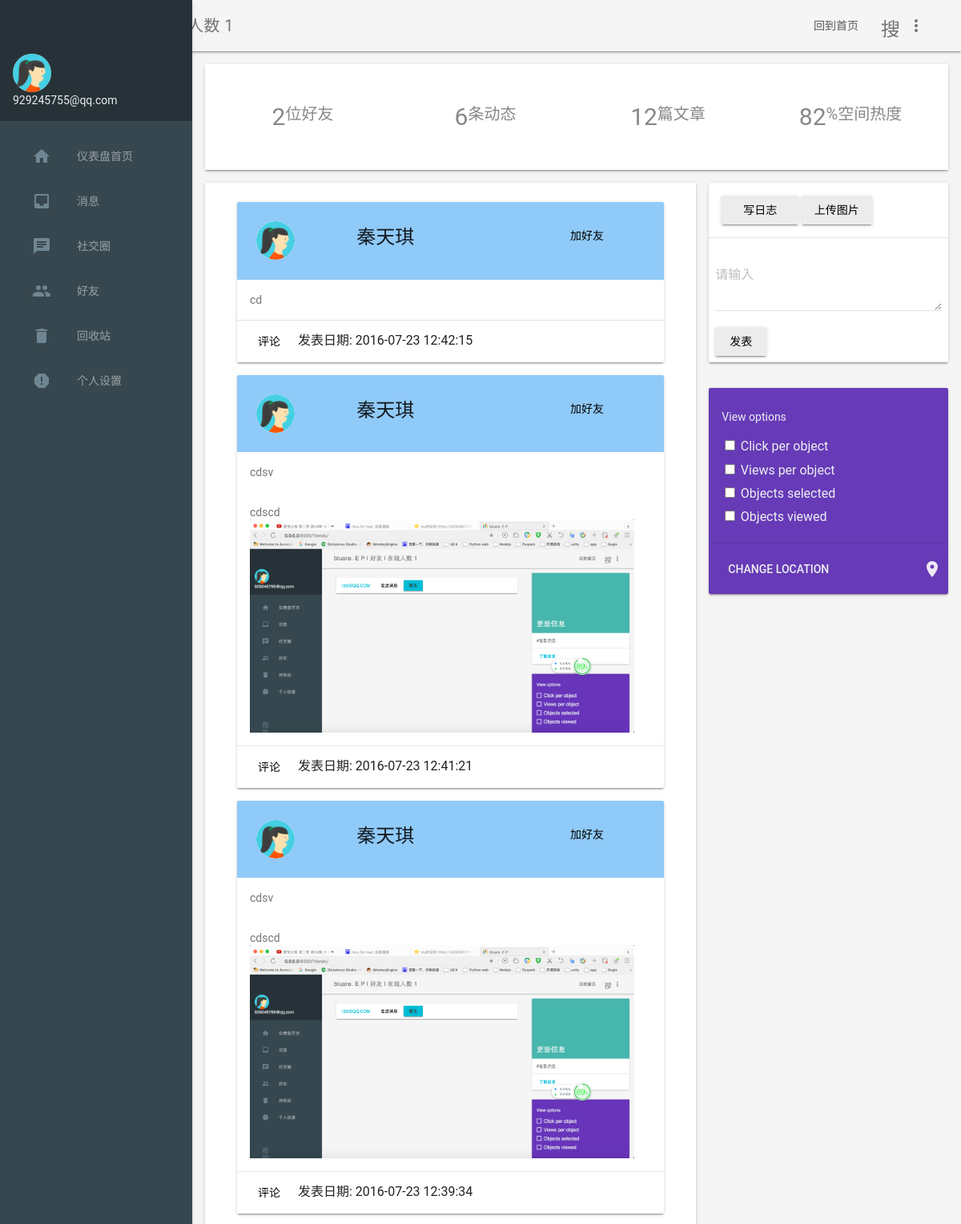
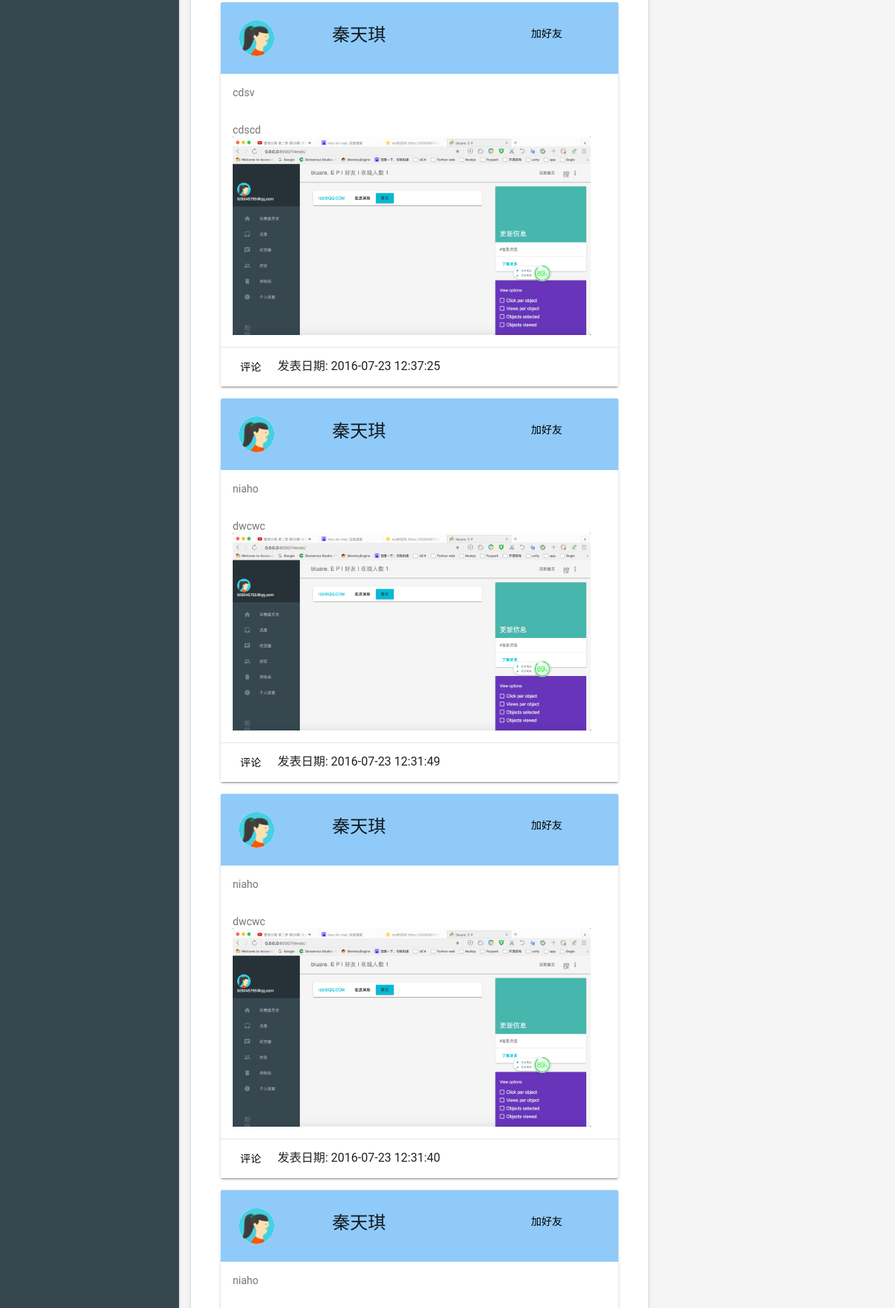
/social/ (signed in, upper part), run on the app's committed database (2 pictures, top to bottom).
### LoginSystem/models.py (models this page shows, shortened)
class Users(models.Model):
    email = models.EmailField(max_length=100)
    head = models.ImageField(upload_to = './static/upload/head',default='./static/images/user.jpg')
    sex = models.CharField(max_length=1,default="中性")
    password = models.TextField(max_length=64)
    username = models.TextField(max_length=100)
    age = models.IntegerField(default=0)
    birthday = models.TextField(max_length=100,default=time.strftime("%Y/%m/%d", time.localtime()))
    phone = models.TextField(max_length=100)
    country = models.TextField(max_length=100)
    is_online = models.BooleanField(max_length=1,default=False)
    register_date = models.DateTimeField(auto_now_add=True, editable = True)

### DashBoard/models.py (models this page shows, shortened)
class PostContent(models.Model):
    email = models.EmailField(max_length=100)
    title = models.TextField(max_length=250,default="")
    content_type = models.CharField(max_length=5,default="动态")
    blog_type = models.CharField(max_length=5,default="游记")
    photo_type = models.CharField(max_length=5,default="游记")
    content = models.TextField(max_length=250)
    image = models.ImageField(upload_to = './static/upload/post/%s'%str(time.strftime( "%Y-%m-%d %X", time.localtime() )),default='./static/images/user.jpg')
    comment = models.TextField
    date = models.TextField(max_length=100,default="2016-01-01 14:22:22")

### DashBoard/views.py (the view)
# urls.py: url(r'^social/', dashboard.social),
def social(request):
    title = "社交"
    allusers = Users.objects.all()
    blogcount = PostContent.objects.exclude(title="").count()
    contentcount = PostContent.objects.count() - blogcount
    postcontent = PostContent.objects.order_by('-id').all()
    user = request.session.get('users')
    try:
        Friends.objects.get(email=user)
    except Friends.DoesNotExist:
        Friends.objects.create(email=user)
    friends = Friends.objects.get(email=user)
    list = json.loads(friends.friends)
    friends_list = len(list)
    userinfo = Users.objects.get(email=user)
    try:
        AddMessage.objects.get(email=user)
    except AddMessage.DoesNotExist:
        AddMessage.objects.create(email=user)
    count_msg = AddMessage.objects.get(email=user)
    count_addmsg = json.loads(count_msg.message)
    count_addmsg = len(count_addmsg)
    if not user:
        return HttpResponseRedirect('/login')
    return render(request, 'users/Dashboard/social.html',{'userinfo':userinfo,
                                                          'online_users':online_users,
                                                          'blogcount':blogcount,
                                                          'allusers':allusers,
                                                          'user':user,
                                                          'title':title,
                                                          'postcontent':postcontent,
                                                          'contentcount':contentcount,
                                                          'friends_list':friends_list,
                                                          'list':list,
                                                          'count_addmsg':count_addmsg})

### templates/users/Dashboard/social.html (shortened to what this page needs)
{% extends 'layouts/dashlayouts/base.html' %}
{% block content %}
<div class="mdl-grid demo-content">
    <div class="demo-charts mdl-color--white mdl-shadow--2dp mdl-cell mdl-cell--12-col mdl-cell--12-col-phone mdl-grid">
        <svg fill="currentColor" width="200px" height="100px" viewBox="0 0 1 1" class="demo-chart mdl-cell mdl-cell--4-col mdl-cell--4-col-phone mdl-cell--3-col-desktop">
            <text x="0.5" y="0.5" font-family="Roboto" font-size="0.3" fill="#888" text-anchor="middle" dy="0.1">{{ friends_list }}<tspan font-size="0.2" dy="-0.07">位好友</tspan></text>
        </svg>
        <svg fill="currentColor" width="200px" height="100px" viewBox="0 0 1 1" class="demo-chart mdl-cell mdl-cell--4-col mdl-cell--4-col-phone mdl-cell--3-col-desktop">
            <text x="0.5" y="0.5" font-family="Roboto" font-size="0.3" fill="#888" text-anchor="middle" dy="0.1">{{ contentcount }}<tspan dy="-0.07" font-size="0.2">条动态</tspan></text>
        </svg>
        <svg fill="currentColor" width="200px" height="100px" viewBox="0 0 1 1" class="demo-chart mdl-cell mdl-cell--4-col mdl-cell--4-col-phone mdl-cell--3-col-desktop">
            <text x="0.5" y="0.5" font-family="Roboto" font-size="0.3" fill="#888" text-anchor="middle" dy="0.1">{{ blogcount }}<tspan dy="-0.07" font-size="0.2">篇文章</tspan></text>
        </svg>
    </div>
    <div class="demo-graphs mdl-shadow--2dp mdl-color--white mdl-cell mdl-cell--8-col">
        {% for content in postcontent %}
            {% if content.email in list %}
                {% for users in allusers %}
                    {% if users.email == content.email %}
                        <div style="margin-left: auto;margin-right: auto" class="demo-updates mdl-card mdl-shadow--2dp mdl-cell mdl-cell--4-col mdl-cell--4-col-tablet mdl-cell--12-col-desktop">
                            <div class="mdl-card--expand mdl-color--blue-200">
                                <div class="mdl-cell mdl-grid mdl-cell--12-col"><div class="mdl-cell mdl-cell--3-col">
                                    <img src="/{{ users.head }}" class="demo-avatar">
                                </div>
                                    <div class="mdl-cell mdl-cell--6-col">
                                        <h2 class="mdl-card__title-text">{{ users.username }}</h2>
                                    </div>
                                    <div class="mdl-cell mdl-cell--3-col">
                                        <button id="show-dialog" type="button" class="mdl-button">加好友</button>
                                    </div>
                                </div>
                            </div>
                            {% if not content.title == "" %}
                                <div class="mdl-card__supporting-text mdl-color-text--grey-600">
                                    {{ content.title }}
                                </div>
                            {% endif %}
                            <div class="mdl-card__supporting-text mdl-color-text--grey-600">
                                {{ content.content }}
                                    {% if not content.image == "./static/images/user.jpg" %}
                                        <img width="100%" src="/{{ content.image }}">
                                    {% endif %}
                            </div>
                            <div class="mdl-card__actions mdl-card--border">
                                <button onclick="Show_Hidden({{ content.id }})" class="mdl-button mdl-js-button mdl-js-ripple-effect">
                                    评论
                                </button>
                                发表日期: {{ content.date  }}
                            </div>
                        </div>
                    {% endif %}
                {% endfor %}
            {% endif %}
        {% endfor %}
    </div>
    <div class="demo-cards mdl-cell mdl-cell--4-col mdl-cell--8-col-tablet mdl-grid mdl-grid--no-spacing">
        <div class="demo-updates mdl-card mdl-shadow--2dp mdl-cell mdl-cell--4-col mdl-cell--4-col-tablet mdl-cell--12-col-desktop">
            <div class="mdl-card__supporting-text mdl-color-text--grey-600">
                <a href="/blog" class="mdl-button mdl-js-button mdl-button--raised">
                    写日志
                </a>
                <button class="mdl-button mdl-js-button mdl-button--raised">
                    上传图片
                </button>
            </div>
            <div class="mdl-card__actions mdl-card--border">
                {% include 'users/Dashboard/postcontent/postcontent.html' %}
            </div>
        </div>
        <div class="demo-separator mdl-cell--1-col"></div>
        <div class="demo-options mdl-card mdl-color--deep-purple-500 mdl-shadow--2dp mdl-cell mdl-cell--4-col mdl-cell--3-col-tablet mdl-cell--12-col-desktop">
            <div class="mdl-card__supporting-text mdl-color-text--blue-grey-50">
                <h3>View options</h3>
                <ul>
                    <li>
                        <label for="chkbox1" class="mdl-checkbox mdl-js-checkbox mdl-js-ripple-effect">
                            <input type="checkbox" id="chkbox1" class="mdl-checkbox__input">
                            <span class="mdl-checkbox__label">Click per object</span>
                        </label>
                    </li>
                    <li>
                        <label for="chkbox2" class="mdl-checkbox mdl-js-checkbox mdl-js-ripple-effect">
                            <input type="checkbox" id="chkbox2" class="mdl-checkbox__input">
                            <span class="mdl-checkbox__label">Views per object</span>
                        </label>
                    </li>
                    <li>
                        <label for="chkbox3" class="mdl-checkbox mdl-js-checkbox mdl-js-ripple-effect">
                            <input type="checkbox" id="chkbox3" class="mdl-checkbox__input">
                            <span class="mdl-checkbox__label">Objects selected</span>
                        </label>
                    </li>
                    <li>
                        <label for="chkbox4" class="mdl-checkbox mdl-js-checkbox mdl-js-ripple-effect">
                            <input type="checkbox" id="chkbox4" class="mdl-checkbox__input">
                            <span class="mdl-checkbox__label">Objects viewed</span>
                        </label>
                    </li>
                </ul>
            </div>
            <div class="mdl-card__actions mdl-card--border">
                <a href="#" class="mdl-button mdl-js-button mdl-js-ripple-effect mdl-color-text--blue-grey-50">Change location</a>
                <i class="material-icons">location_on</i>
            </div>
        </div>
    </div>
</div>
{% endblock %}

### templates/layouts/dashlayouts/base.html (shortened to what this page needs)
<!doctype html>
<html lang="en">
<head>
    <link rel="stylesheet" href="/static/RobotoTTF/">
    <link rel="stylesheet" href="/static/ttf.css">
    <link rel="stylesheet" href="/static/dash/blue.css">
    <link rel="stylesheet" href="/static/dash/styles.css">
</head>
  <body>
    <div class="demo-layout mdl-layout mdl-js-layout mdl-layout--fixed-drawer mdl-layout--fixed-header">
      <header class="demo-header mdl-layout__header mdl-color--grey-100 mdl-color-text--grey-600">
        <div class="mdl-layout__header-row">
          <span class="mdl-layout-title">bluare. E | {{ title }} | 在线人数 {{ online_users }}</span>
            <nav class="mdl-navigation">
                <a class="mdl-button--accent mdl-navigation__link" href="/">回到首页</a>
            </nav>
          <div class="mdl-textfield mdl-js-textfield mdl-textfield--expandable">
            <label class="mdl-button mdl-js-button mdl-button--icon" for="search">
              <i class="material-icons">搜索</i>
            </label>
          </div>
          <button class="mdl-button mdl-js-button mdl-js-ripple-effect mdl-button--icon" id="hdrbtn">
            <i class="material-icons">more_vert</i>
          </button>
        </div>
      </header>
      <div class="demo-drawer mdl-layout__drawer mdl-color--blue-grey-900 mdl-color-text--blue-grey-50">
        <header class="demo-drawer-header">
          <img src="/{{ userinfo.head }}" class="demo-avatar">
          <div class="demo-avatar-dropdown">
            <span>{{ user }}</span>
          </div>
        </header>
        <nav class="demo-navigation mdl-navigation mdl-color--blue-grey-800">
            <a class="mdl-navigation__link" href="/dashboard"><i class="mdl-color-text--blue-grey-400 material-icons" role="presentation">home</i>仪表盘首页</a>
            {% if count_addmsg == 0 %}
            <a class="mdl-navigation__link" href="/inbox"><i class="mdl-color-text--blue-grey-400 material-icons" role="presentation">inbox</i>消息</a>
            {% else %}
            <a class="mdl-navigation__link" href="/inbox"><i class="mdl-color-text--blue-grey-400 material-icons mdl-badge" data-badge="{{ count_addmsg }}" role="presentation">inbox</i>新消息</a>
            {% endif %}
            <a class="mdl-navigation__link" href="/social"><i class="mdl-color-text--blue-grey-400 material-icons mdl-badge" role="presentation">chat</i>社交圈</a>
            <a class="mdl-navigation__link" href="/friends"><i class="mdl-color-text--blue-grey-400 material-icons" role="presentation">people</i>好友</a>
            <a class="mdl-navigation__link" href="/wastebasket"><i class="mdl-color-text--blue-grey-400 material-icons" role="presentation">delete</i>回收站</a>
            <a class="mdl-navigation__link" href="/setting"><i class="mdl-color-text--blue-grey-400 material-icons" role="presentation">report</i>个人设置</a>
            <div class="mdl-layout-spacer"></div>
        </nav>
      </div>
      <main id="viewend" class="mdl-layout__content mdl-color--grey-100">
        {% block content %}
          {% endblock %}
      </main>
    </div>
  </body>
</html>

### static/ttf.css (style rules this page uses)
.material-icons { font-family: 'Material Icons'; font-weight: normal; font-style: normal; font-size: 24px; display: inline-block; width: 1em; height: 1em; line-height: 1; text-transform: none; -webkit-font-smoothing: antialiased; text-rendering: optimizeLegibility; -moz-osx-font-smoothing: grayscale; font-feature-settings: 'liga'; }

### static/dash/styles.css (style rules this page uses)
html, body { font-family: 'Roboto', 'Helvetica', sans-serif; }
.demo-avatar { width: 48px; height: 48px; border-radius: 24px; }
.demo-layout .demo-header .mdl-textfield { padding: 0px; margin-top: 41px; }
.demo-drawer { border: none; }
.demo-drawer .demo-navigation { z-index: -2; }
.demo-drawer-header { box-sizing: border-box; display: -webkit-flex; display: -ms-flexbox; display: flex; -webkit-flex-direction: column; -ms-flex-direction: column; flex-direction: column; -webkit-justify-content: flex-end; -ms-flex-pack: end; justify-content: flex-end; padding: 16px; height: 151px; }
.demo-avatar-dropdown { display: -webkit-flex; display: -ms-flexbox; display: flex; position: relative; -webkit-flex-direction: row; -ms-flex-direction: row; flex-direction: row; -webkit-align-items: center; -ms-flex-align: center; align-items: center; width: 100%; }
.demo-navigation { -webkit-flex-grow: 1; -ms-flex-positive: 1; flex-grow: 1; }
.demo-layout .demo-navigation .mdl-navigation__link { display: -webkit-flex !important; display: -ms-flexbox !important; display: flex !important; -webkit-flex-direction: row; -ms-flex-direction: row; flex-direction: row; -webkit-align-items: center; -ms-flex-align: center; align-items: center; color: rgba(255, 255, 255, 0.56); font-weight: 500; }
.demo-navigation .mdl-navigation__link .material-icons { font-size: 24px; color: rgba(255, 255, 255, 0.56); margin-right: 32px; }
.demo-content { max-width: 1080px; }
.demo-charts { -webkit-align-items: center; -ms-flex-align: center; -ms-grid-row-align: center; align-items: center; }
.demo-chart:nth-child(1) { color: #ACEC00; }
.demo-chart:nth-child(2) { color: #00BBD6; }
.demo-chart:nth-child(3) { color: #BA65C9; }
.demo-chart:nth-child(4) { color: #EF3C79; }
.demo-graphs { padding: 16px 32px; display: -webkit-flex; display: -ms-flexbox; display: flex; -webkit-flex-direction: column; -ms-flex-direction: column; flex-direction: column; -webkit-align-items: stretch; -ms-flex-align: stretch; align-items: stretch; }
.demo-cards { -webkit-align-items: flex-start; -ms-flex-align: start; -ms-grid-row-align: flex-start; align-items: flex-start; -webkit-align-content: flex-start; -ms-flex-line-pack: start; align-content: flex-start; }
.demo-cards .demo-separator { height: 32px; }
.demo-cards ul { padding: 0; }
.demo-cards h3 { font-size: 1em; }
.demo-cards .mdl-card__actions a { color: #00BCD4; text-decoration: none; }
.demo-options h3 { margin: 0; }
.demo-options ul { margin: 0; list-style-type: none; }
.demo-options li { margin: 4px 0; }
.demo-options .material-icons { color: rgba(255, 255, 255, 0.89); }
.demo-options .mdl-card__actions { height: 64px; display: -webkit-flex; display: -ms-flexbox; display: flex; box-sizing: border-box; -webkit-align-items: center; -ms-flex-align: center; align-items: center; }

### data on the page
Users: head (placeholder picture), username "秦天琪", image (picture)
PostContent: content "cd", date "2016-07-23 12:42:15"
PostContent: title "cdsv", content "cdscd", date "2016-07-23 12:41:21"
PostContent: title "cdsv", content "cdscd", date "2016-07-23 12:39:34"
PostContent: title "cdsv", content "cdscd", date "2016-07-23 12:37:25"
PostContent: title "niaho", content "dwcwc", date "2016-07-23 12:31:49"
PostContent: title "niaho", content "dwcwc", date "2016-07-23 12:31:40"
PostContent: title "niaho"

### other printed values
{{ online_users }} "1"
{{ user }} "929245755@qq.com"
